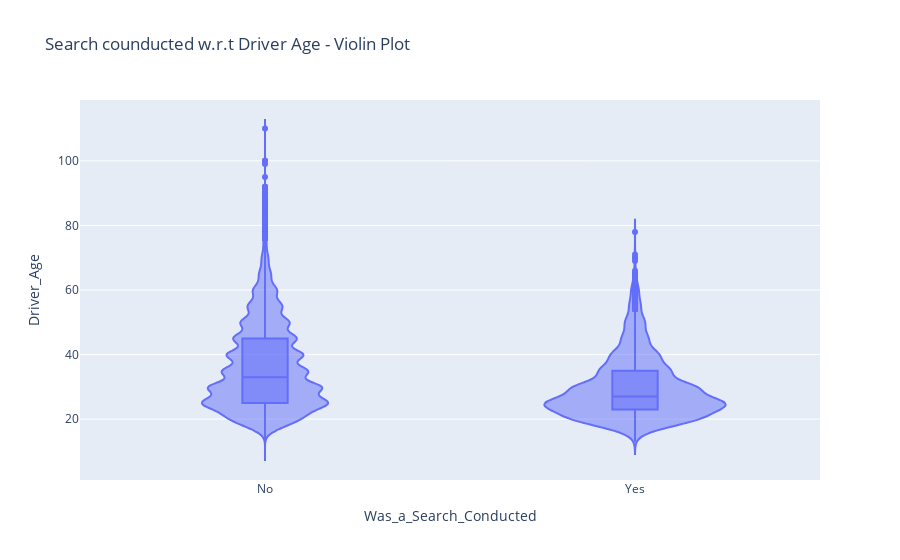

This figure's notebook cell:
### Markdown cell above
#### 8. Plot a violin plot where the fill is the response variable "Was_a_search_conducted" 
https://altair-viz.github.io/gallery/violin_plot.html

### Code cell
fig = px.violin(stops, x="Was_a_Search_Conducted", y="Driver_Age", 
box=True
,title="Search counducted w.r.t Driver Age - Violin Plot"
)
# fig.update_traces(box_visible=True, meanline_visible=True)

fig.show()

### Figure 1 — Plotly figure (JSON) as saved in the notebook; plotly's stock layout.template omitted (floating-point values rounded to 4 significant figures; data arrays with more than 128 entries replaced by an {"elided": "..."} marker saying what was removed)
{"data": [{"alignmentgroup": "True", "box": {"visible": true}, "hovertemplate": "Was_a_Search_Conducted=%{x}<br>Driver_Age=%{y}<extra></extra>", "legendgroup": "", "marker": {"color": "#636efa"}, "name": "", "offsetgroup": "", "orientation": "v", "scalegroup": "True", "showlegend": false, "x": {"elided": "68488 str values"}, "x0": " ", "xaxis": "x", "y": {"elided": "68488 int values"}, "y0": " ", "yaxis": "y", "type": "violin"}], "layout": {"xaxis": {"anchor": "y", "domain": [0, 1], "title": {"text": "Was_a_Search_Conducted"}}, "yaxis": {"anchor": "x", "domain": [0, 1], "title": {"text": "Driver_Age"}}, "legend": {"tracegroupgap": 0}, "title": {"text": "Search counducted w.r.t Driver Age - Violin Plot"}, "violinmode": "group"}}
